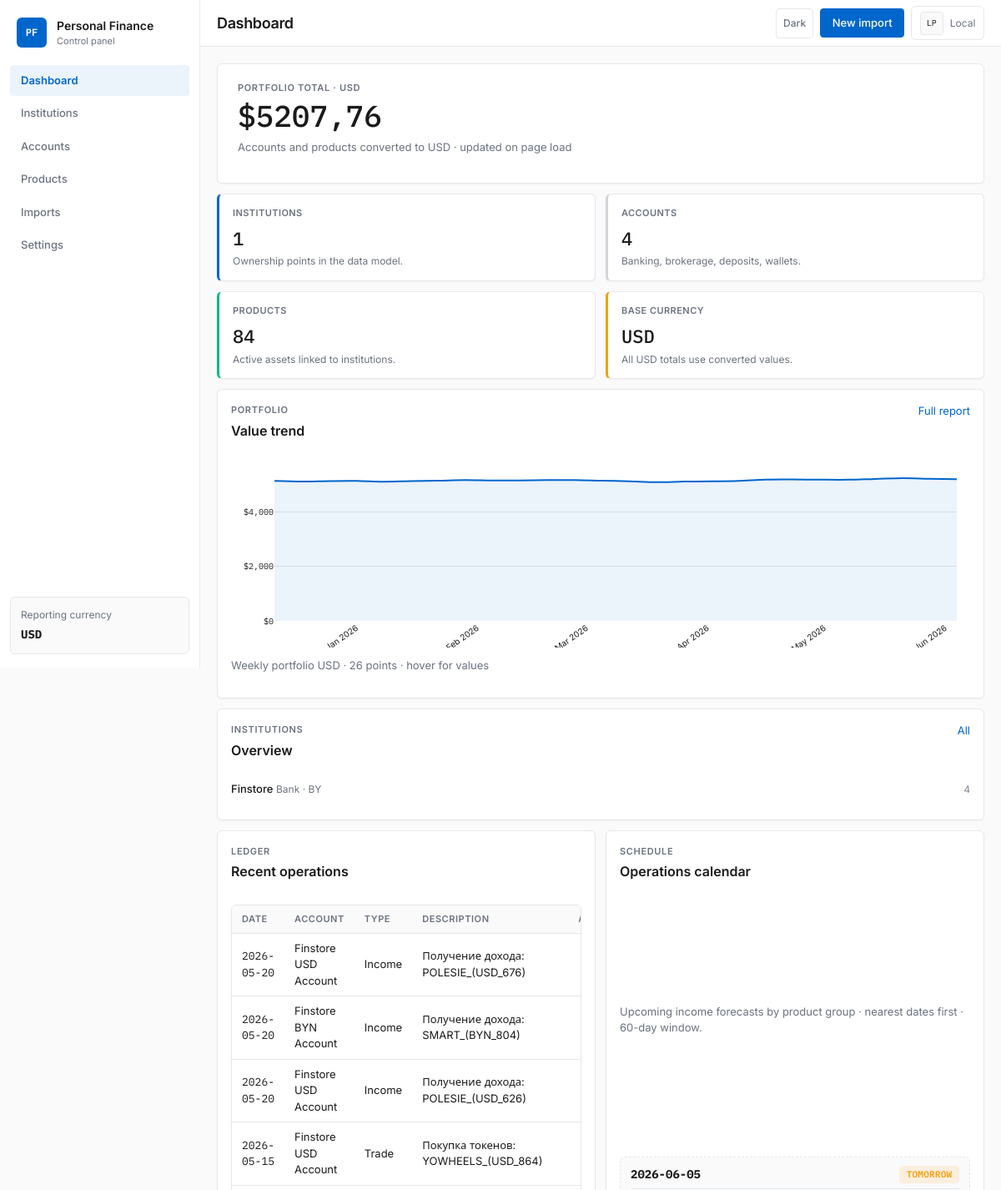
The page / (upper part) on the database its author committed.
### apps/common/models.py (models this page shows, shortened)
class TimeStampedModel(models.Model):
	created_at = models.DateTimeField(auto_now_add=True)
	updated_at = models.DateTimeField(auto_now=True)
	class Meta:
		abstract = True

class Currency(TimeStampedModel):
	code = models.CharField(max_length=3, unique=True)
	name = models.CharField(max_length=64)
	symbol = models.CharField(max_length=8, blank=True)
	usd_rate = models.DecimalField(max_digits=18, decimal_places=6, default=1)
	is_base = models.BooleanField(default=False)
	metadata = models.JSONField(default=dict, blank=True)
	class Meta:
		ordering = ['code']
		verbose_name = 'Currency'
		verbose_name_plural = 'Currencies'

### apps/institutions/models.py (models this page shows, shortened)
class FinancialInstitution(TimeStampedModel):
	class InstitutionType(models.TextChoices):
		BANK = 'bank', 'Bank'
		BROKER = 'broker', 'Broker'
		CRYPTO_EXCHANGE = 'crypto_exchange', 'Crypto exchange'
		INSURANCE = 'insurance', 'Insurance'
		OTHER = 'other', 'Other'
	name = models.CharField(max_length=255, unique=True)
	slug = models.SlugField(max_length=255, unique=True, blank=True)
	institution_type = models.CharField(max_length=32, choices=InstitutionType.choices, default=InstitutionType.BANK)
	country = models.CharField(max_length=2, default='BY')
	website = models.URLField(blank=True)
	base_currency = models.ForeignKey('common.Currency', null=True, blank=True, on_delete=models.SET_NULL, related_name='institutions')
	notes = models.TextField(blank=True)
	metadata = models.JSONField(default=dict, blank=True)
	is_active = models.BooleanField(default=True)
	class Meta:
		ordering = ['name']
		verbose_name = 'Financial institution'
		verbose_name_plural = 'Financial institutions'

### apps/accounts/models.py (models this page shows, shortened)
class Transaction(TimeStampedModel):
	class TransactionType(models.TextChoices):
		DEPOSIT = 'deposit', 'Deposit'
		WITHDRAWAL = 'withdrawal', 'Withdrawal'
		TRADE = 'trade', 'Trade'
		INCOME = 'income', 'Income'
		TRANSFER = 'transfer', 'Transfer'
		FEE = 'fee', 'Fee'
		OTHER = 'other', 'Other'
	account = models.ForeignKey(Account, on_delete=models.CASCADE, related_name='transactions')
	related_account = models.ForeignKey(Account, null=True, blank=True, on_delete=models.SET_NULL, related_name='linked_transactions')
	product = models.ForeignKey('products.Product', null=True, blank=True, on_delete=models.SET_NULL, related_name='transactions')
	import_job = models.ForeignKey('imports.ImportJob', null=True, blank=True, on_delete=models.SET_NULL, related_name='transactions')
	transaction_type = models.CharField(max_length=32, choices=TransactionType.choices, default=TransactionType.OTHER)
	currency = models.ForeignKey('common.Currency', on_delete=models.PROTECT, related_name='transactions')
	external_id = models.CharField(max_length=128, blank=True)
	import_fingerprint = models.CharField(max_length=128, blank=True, unique=True)
	amount = models.DecimalField(max_digits=20, decimal_places=2)
	amount_usd = models.DecimalField(max_digits=20, decimal_places=2, default=0)
	quantity = models.DecimalField(max_digits=20, decimal_places=8, default=0)
	unit_price = models.DecimalField(max_digits=20, decimal_places=8, default=0)
	occurred_at = models.DateTimeField()
	description = models.TextField(blank=True)
	metadata = models.JSONField(default=dict, blank=True)
	class Meta:
		ordering = ['-occurred_at', '-id']
		constraints = [
			models.UniqueConstraint(
				fields=['account', 'external_id'],
				condition=~Q(external_id=''),
				name='unique_transaction_external_id_per_account',
			),
		]

class Account(TimeStampedModel):
	class AccountType(models.TextChoices):
		CASH = 'cash', 'Cash'
		BANK = 'bank', 'Bank account'
		BROKERAGE = 'brokerage', 'Brokerage'
		DEPOSIT = 'deposit', 'Deposit'
		WALLET = 'wallet', 'Wallet'
		CARD = 'card', 'Card'
		OTHER = 'other', 'Other'
	institution = models.ForeignKey('institutions.FinancialInstitution', on_delete=models.CASCADE, related_name='accounts')
	name = models.CharField(max_length=255)
	account_type = models.CharField(max_length=32, choices=AccountType.choices, default=AccountType.OTHER)
	currency = models.ForeignKey('common.Currency', on_delete=models.PROTECT, related_name='accounts')
	external_id = models.CharField(max_length=128, blank=True)
	current_balance = models.DecimalField(max_digits=20, decimal_places=2, default=0)
	current_balance_usd = models.DecimalField(max_digits=20, decimal_places=2, default=0)
	metadata = models.JSONField(default=dict, blank=True)
	is_active = models.BooleanField(default=True)
	class Meta:
		ordering = ['name']
		constraints = [
			models.UniqueConstraint(
				fields=['institution', 'external_id'],
				condition=~Q(external_id=''),
				name='unique_account_external_id_per_institution',
			),
		]

### apps/dashboard/views.py (the view)
# urls.py: path('', views.dashboard_home, name='home'),
def dashboard_home(request):
    as_of_date = timezone.localdate()
    historical_report = _historical_portfolio_context(as_of_date)
    products = list(Product.objects.select_related('institution', 'currency').filter(is_active=True).order_by('institution__name', 'currency__code', 'name'))
    product_transaction_map = build_product_transaction_map([product.id for product in products])
    metrics = _dashboard_metrics()
    chart_points = _portfolio_chart_points(as_of_date)
    context = {
        'metrics': metrics,
        'portfolio_chart_points': chart_points,
        'portfolio_chart_json': _portfolio_chart_payload(chart_points),
        'institutions': FinancialInstitution.objects.order_by('name')[:5],
        'accounts': Account.objects.select_related('institution', 'currency').order_by('name')[:8],
        'product_groups': build_product_groups(products, transaction_map=product_transaction_map, as_of_date=as_of_date),
        'recent_imports': ImportJob.objects.select_related('source').order_by('-created_at')[:5],
        'recent_transactions': Transaction.objects.select_related('account', 'currency', 'product').order_by('-occurred_at')[:12],
        'operations_calendar': build_operations_calendar(products, today=as_of_date),
        'latest_rate_cards': _latest_rate_cards(),
        'historical_reporting': {
            **historical_report,
            'period_comparisons': _build_portfolio_period_comparisons(as_of_date, historical_report),
        },
    }
    return render(request, 'dashboard/index.html', context)

### apps/core/context_processors.py (called while the page is built)
def project_settings(request):
    return {
        'project_name': 'Personal Finance',
        'reporting_base_currency': settings.REPORTING_BASE_CURRENCY,
    }

### apps/dashboard/views.py (called while the page is built)
def _portfolio_chart_points(as_of_date: date, weeks: int = 26) -> list[dict]:
    points = []
    for offset in range(weeks - 1, -1, -1):
        point_date = as_of_date - timedelta(days=offset * 7)
        snapshot = _historical_portfolio_context(point_date)
        points.append({'date': point_date, 'value': float(snapshot['portfolio_usd'])})
    return points

def _portfolio_chart_payload(points: list[dict]) -> dict:
    return {
        'dates': [point['date'].isoformat() for point in points],
        'values': [point['value'] for point in points],
    }

def _dashboard_metrics():
    account_total = Account.objects.aggregate(
        total=Coalesce(Sum('current_balance_usd'), Value(0), output_field=DecimalField(max_digits=20, decimal_places=2))
    )['total']
    product_total = Product.objects.aggregate(
        total=Coalesce(Sum('current_value_usd'), Value(0), output_field=DecimalField(max_digits=20, decimal_places=2))
    )['total']
    return {
        'institutions_count': FinancialInstitution.objects.count(),
        'accounts_count': Account.objects.count(),
        'products_count': Product.objects.filter(is_active=True).count(),
        'portfolio_usd': account_total + product_total,
    }

def _last_day_of_previous_month(reference_date: date) -> date:
    return reference_date.replace(day=1) - timedelta(days=1)

def _last_day_of_previous_year(reference_date: date) -> date:
    return date(reference_date.year - 1, 12, 31)

def _value_change(current: Decimal, baseline: Decimal) -> dict:
    change_abs = current - baseline
    change_pct = (change_abs / baseline * Decimal('100')) if baseline else None
    return {
        'baseline_usd': baseline,
        'change_abs': change_abs,
        'change_pct': change_pct,
    }

def _account_value_as_of(account: Account, as_of_date, rate_cache: dict) -> Decimal:
    snapshot = (
        account.balance_snapshots.filter(captured_at__date__lte=as_of_date)
        .order_by('-captured_at', '-id')
        .first()
    )
    balance = snapshot.balance if snapshot else account.current_balance
    rate = get_usd_conversion_rate(account.currency, as_of_date, rate_cache)
    return balance * rate

### apps/products/analytics.py (called while the page is built)
def product_group_label(institution_name: str, currency_code: str) -> str:
    return f'{institution_name}_{currency_code}'

### templates/dashboard/index.html (shortened to what this page needs)
{% extends 'core/base.html' %}
{% load static %}
{% block page_title %}Dashboard{% endblock %}
{% block content %}
<section class="stack-lg">
    <div id="summary-row" hx-get="{% url 'dashboard:summary' %}" hx-trigger="load, every 60s" hx-swap="innerHTML">
        {% include 'dashboard/partials/summary_row.html' %}
    </div>
    <section class="grid-12">
        <article class="panel col-8 stack-md">
            <div class="panel-header">
                <div>
                    <p class="eyebrow">Portfolio</p>
                    <h2>Value trend</h2>
                </div>
                <a href="{% url 'dashboard:portfolio_report' %}">Full report</a>
            </div>
            {% include 'dashboard/partials/portfolio_chart.html' %}
        </article>
        <article class="panel col-4">
            <div class="panel-header">
                <div>
                    <p class="eyebrow">Institutions</p>
                    <h2>Overview</h2>
                </div>
                <a href="{% url 'institutions:list' %}">All</a>
            </div>
            <div class="mini-list">
                {% for institution in institutions %}
                    <div class="mini-list-item">
                        <div>
                            <strong>{{ institution.name }}</strong>
                            <span>{{ institution.get_institution_type_display }} · {{ institution.country }}</span>
                        </div>
                        <span class="font-mono">{{ institution.accounts.count }}</span>
                    </div>
                {% empty %}
                    <p class="empty-state">No institutions yet.</p>
                {% endfor %}
            </div>
        </article>
    </section>
    <section class="grid-two">
        <article class="panel stack-md">
            <div class="panel-header">
                <div>
                    <p class="eyebrow">Ledger</p>
                    <h2>Recent operations</h2>
                </div>
            </div>
            {% include 'dashboard/partials/recent_transactions.html' %}
        </article>
        <article class="panel stack-md">
            <div class="panel-header">
                <div>
                    <p class="eyebrow">Schedule</p>
                    <h2>Operations calendar</h2>
                </div>
            </div>
            <p class="muted">Upcoming income forecasts by product group · nearest dates first · 60-day window.</p>
            {% include 'dashboard/partials/operations_calendar.html' %}
        </article>
    </section>
</section>
{% endblock %}

### templates/core/base.html (shortened to what this page needs)
{% load static %}
<!DOCTYPE html>
<html lang="ru" data-theme="light">
<head>
    <link rel="stylesheet" href="{% static 'css/app.css' %}">
</head>
<body>
    <div class="app-shell">
        <aside class="sidebar">
            <a class="brand" href="{% url 'dashboard:home' %}">
                <span class="brand-mark">PF</span>
                <span>
                    <strong>Personal Finance</strong>
                    <small>Control panel</small>
                </span>
            </a>
            <nav class="nav" aria-label="Main">
                <a class="nav-link{% if request.path == '/' %} is-active{% endif %}" href="{% url 'dashboard:home' %}">Dashboard</a>
                <a class="nav-link{% if request.path|slice:':14' == '/institutions/' %} is-active{% endif %}" href="{% url 'institutions:list' %}">Institutions</a>
                <a class="nav-link{% if request.path|slice:':10' == '/accounts/' %} is-active{% endif %}" href="{% url 'accounts:list' %}">Accounts</a>
                <a class="nav-link{% if request.path|slice:':10' == '/products/' %} is-active{% endif %}" href="{% url 'products:list' %}">Products</a>
                <a class="nav-link{% if request.path|slice:':8' == '/imports/' %} is-active{% endif %}" href="{% url 'imports:upload' %}">Imports</a>
                <a class="nav-link{% if request.path|slice:':10' == '/settings/' %} is-active{% endif %}" href="{% url 'core:settings' %}">Settings</a>
            </nav>
            <div class="sidebar-note">
                <span>Reporting currency</span>
                <strong class="font-mono">{{ reporting_base_currency }}</strong>
            </div>
        </aside>
        <div class="main-column">
            <header class="topbar">
                <div class="topbar-title">
                    <h1>{% block page_title %}{{ project_name }}{% endblock %}</h1>
                </div>
                <div class="topbar-actions">
                    <button type="button" class="icon-button" data-theme-toggle aria-pressed="false" aria-label="Switch theme">
                        <span data-theme-label>Dark</span>
                    </button>
                    <a class="button" href="{% url 'imports:upload' %}">New import</a>
                    <div class="topbar-profile" title="Local session">
                        <span class="profile-avatar">LP</span>
                        <span>Local</span>
                    </div>
                </div>
            </header>
            <main class="main-content">
                {% block content %}{% endblock %}
            </main>
        </div>
    </div>
</body>
</html>

### templates/dashboard/partials/summary_cards.html
<section class="metric-grid">
    <article class="metric-card metric-card--accent">
        <span>Institutions</span>
        <strong class="metric-value">{{ metrics.institutions_count }}</strong>
        <small>Ownership points in the data model.</small>
    </article>
    <article class="metric-card metric-card--neutral">
        <span>Accounts</span>
        <strong class="metric-value">{{ metrics.accounts_count }}</strong>
        <small>Banking, brokerage, deposits, wallets.</small>
    </article>
    <article class="metric-card metric-card--success">
        <span>Products</span>
        <strong class="metric-value">{{ metrics.products_count }}</strong>
        <small>Active assets linked to institutions.</small>
    </article>
    <article class="metric-card metric-card--warning">
        <span>Base currency</span>
        <strong class="metric-value font-mono">{{ reporting_base_currency }}</strong>
        <small>All USD totals use converted values.</small>
    </article>
</section>

### templates/dashboard/partials/recent_transactions.html (shortened to what this page needs)
<div class="table-wrap">
    <table class="data-table">
        <thead>
            <tr>
                <th>Date</th>
                <th>Account</th>
                <th>Type</th>
                <th>Description</th>
                <th class="text-right">Amount USD</th>
            </tr>
        </thead>
        <tbody>
            {% for tx in recent_transactions %}
                <tr>
                    <td class="font-mono">{{ tx.occurred_at|date:'Y-m-d' }}</td>
                    <td>{{ tx.account.name }}</td>
                    <td>{{ tx.get_transaction_type_display }}</td>
                    <td>{{ tx.description|default:'—'|truncatechars:48 }}</td>
                    <td class="text-right font-mono {% if tx.amount_usd < 0 %}delta-down{% elif tx.amount_usd > 0 %}delta-up{% endif %}">
                    </td>
                </tr>
            {% empty %}
                <tr>
                    <td colspan="5" class="empty-state">No transactions recorded yet.</td>
                </tr>
            {% endfor %}
        </tbody>
    </table>
</div>

### rows shown on the page
Currency: code "USD"
FinancialInstitution: name "Finstore", institution_type "Bank", country "BY", accounts.count "4"
Transaction: occurred_at "2026-05-20", account.name "Finstore USD Account", transaction_type "Income", description "Получение дохода: POLESIE_(USD_676)"
Transaction: occurred_at "2026-05-20", account.name "Finstore BYN Account", transaction_type "Income", description "Получение дохода: SMART_(BYN_804)"
Transaction: occurred_at "2026-05-20", account.name "Finstore USD Account", transaction_type "Income", description "Получение дохода: POLESIE_(USD_626)"
Transaction: occurred_at "2026-05-15", account.name "Finstore USD Account", transaction_type "Trade", description "Покупка токенов: YOWHEELS_(USD_864)"

### other values the page prints
{{ metrics.portfolio_usd|floatformat:2 }} "5207,76"
{{ metrics.institutions_count }} "1"
{{ metrics.accounts_count }} "4"
{{ metrics.products_count }} "84"
{{ portfolio_chart_json.values|length }} "26"
{{ day.date|date:'Y-m-d' }} "2026-06-05"
